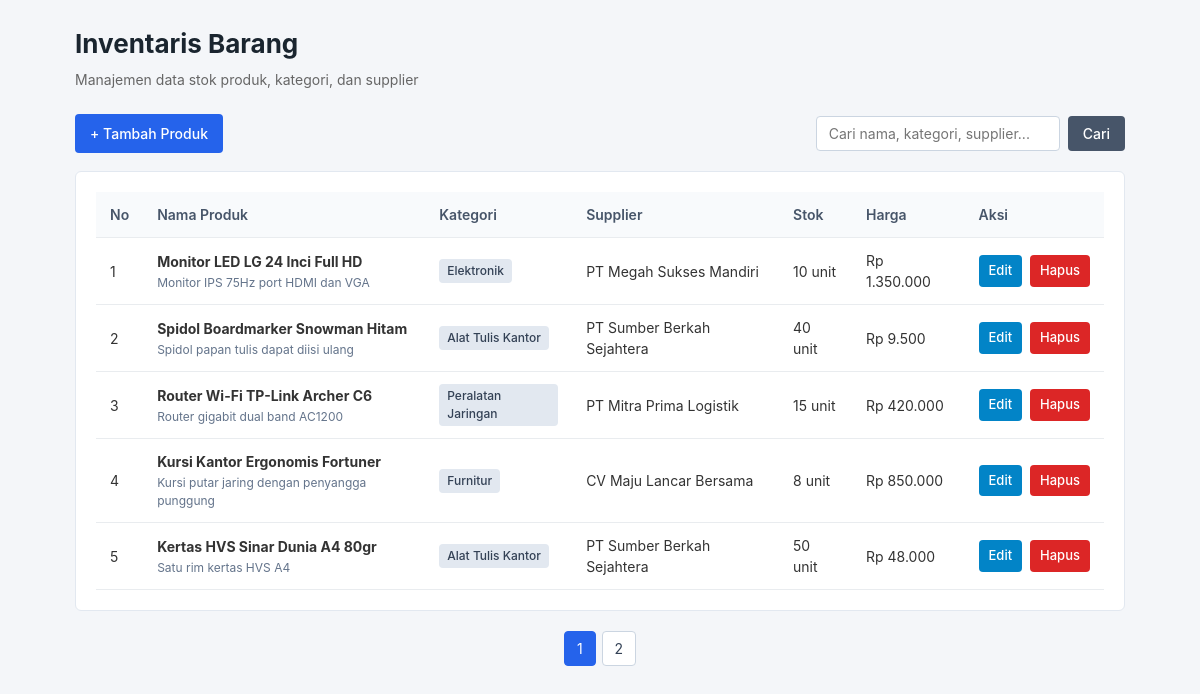
The page / on the database its author committed.
### tables this page shows
CREATE TABLE produk (
    id INT AUTO_INCREMENT PRIMARY KEY,
    nama_produk VARCHAR(150) NOT NULL,
    id_kategori INT NOT NULL,
    id_supplier INT NOT NULL,
    stok INT NOT NULL,
    harga INT NOT NULL,
    deskripsi TEXT,
    CONSTRAINT fk_produk_kategori FOREIGN KEY (id_kategori) REFERENCES kategori(id) ON UPDATE CASCADE ON DELETE RESTRICT,
    CONSTRAINT fk_produk_supplier FOREIGN KEY (id_supplier) REFERENCES supplier(id) ON UPDATE CASCADE ON DELETE RESTRICT
);

CREATE TABLE kategori (
    id INT AUTO_INCREMENT PRIMARY KEY,
    nama_kategori VARCHAR(100) NOT NULL
);

CREATE TABLE supplier (
    id INT AUTO_INCREMENT PRIMARY KEY,
    nama_supplier VARCHAR(100) NOT NULL,
    no_telp VARCHAR(20) NOT NULL,
    alamat TEXT NOT NULL
);

### index.php (the view, shortened to what this page needs)
<?php
$pdo = Database::getInstance()->getConnection();
$keyword = isset($_GET['cari']) ? trim($_GET['cari']) : '';
$halaman = isset($_GET['halaman']) ? (int)$_GET['halaman'] : 1;
$limit = 5;
$offset = ($halaman - 1) * $limit;
if ($keyword !== '') {
    $countSql = "SELECT COUNT(*) FROM produk p
                 JOIN kategori k ON p.id_kategori = k.id
                 JOIN supplier s ON p.id_supplier = s.id
                 WHERE p.nama_produk LIKE :keyword
                    OR k.nama_kategori LIKE :keyword
                    OR s.nama_supplier LIKE :keyword";
    $countStmt = $pdo->prepare($countSql);
    $countStmt->execute([':keyword' => '%' . $keyword . '%']);
    $totalData = $countStmt->fetchColumn();
    $sql = "SELECT p.*, k.nama_kategori, s.nama_supplier
            FROM produk p
            JOIN kategori k ON p.id_kategori = k.id
            JOIN supplier s ON p.id_supplier = s.id
            WHERE p.nama_produk LIKE :keyword
               OR k.nama_kategori LIKE :keyword
               OR s.nama_supplier LIKE :keyword
            ORDER BY p.id DESC
            LIMIT :limit OFFSET :offset";
    $stmt = $pdo->prepare($sql);
    $stmt->bindValue(':keyword', '%' . $keyword . '%', PDO::PARAM_STR);
    $stmt->bindValue(':limit', $limit, PDO::PARAM_INT);
    $stmt->bindValue(':offset', $offset, PDO::PARAM_INT);
    $stmt->execute();
    $produkList = $stmt->fetchAll();
} else {
    $totalData = $pdo->query("SELECT COUNT(*) FROM produk")->fetchColumn();
    $sql = "SELECT p.*, k.nama_kategori, s.nama_supplier
            FROM produk p
            JOIN kategori k ON p.id_kategori = k.id
            JOIN supplier s ON p.id_supplier = s.id
            ORDER BY p.id DESC
            LIMIT :limit OFFSET :offset";
    $stmt = $pdo->prepare($sql);
    $stmt->bindValue(':limit', $limit, PDO::PARAM_INT);
    $stmt->bindValue(':offset', $offset, PDO::PARAM_INT);
    $stmt->execute();
    $produkList = $stmt->fetchAll();
}
$totalHalaman = ceil($totalData / $limit);
?>
<!DOCTYPE html>
<html lang="id">
<head>
    <link rel="stylesheet" href="style.css">
</head>
<body>
    <div class="container">
        <header class="header">
            <h1>Inventaris Barang</h1>
            <p>Manajemen data stok produk, kategori, dan supplier</p>
        </header>
        <div class="toolbar">
            <a href="tambah.php" class="btn btn-primary">+ Tambah Produk</a>
            <form action="index.php" method="GET" class="search-form">
                <input type="text" name="cari" placeholder="Cari nama, kategori, supplier..." value="<?php echo htmlspecialchars($keyword); ?>">
                <button type="submit" class="btn btn-secondary">Cari</button>
            </form>
        </div>
        <div class="card">
            <table class="table">
                <thead>
                    <tr>
                        <th>No</th>
                        <th>Nama Produk</th>
                        <th>Kategori</th>
                        <th>Supplier</th>
                        <th>Stok</th>
                        <th>Harga</th>
                        <th>Aksi</th>
                    </tr>
                </thead>
                <tbody>
                    <?php if (count($produkList) > 0): ?>
                        <?php $no = $offset + 1; ?>
                        <?php foreach ($produkList as $item): ?>
                            <tr>
                                <td><?php echo $no++; ?></td>
                                <td>
                                    <strong><?php echo htmlspecialchars($item['nama_produk']); ?></strong>
                                    <?php if (!empty($item['deskripsi'])): ?>
                                        <div class="text-muted"><?php echo htmlspecialchars($item['deskripsi']); ?></div>
                                    <?php endif; ?>
                                </td>
                                <td><span class="badge"><?php echo htmlspecialchars($item['nama_kategori']); ?></span></td>
                                <td><?php echo htmlspecialchars($item['nama_supplier']); ?></td>
                                <td><?php echo htmlspecialchars($item['stok']); ?> unit</td>
                                <td>Rp <?php echo number_format($item['harga'], 0, ',', '.'); ?></td>
                                <td class="actions">
                                    <a href="edit.php?id=<?php echo (int)$item['id']; ?>" class="btn btn-sm btn-edit">Edit</a>
                                    <a href="hapus.php?id=<?php echo (int)$item['id']; ?>" class="btn btn-sm btn-delete" onclick="return confirm('Apakah Anda yakin ingin menghapus produk <?php echo htmlspecialchars(addslashes($item['nama_produk'])); ?>?');">Hapus</a>
                                </td>
                            </tr>
                        <?php endforeach; ?>
                    <?php else: ?>
                        <tr>
                            <td colspan="7" class="text-center">Belum ada data produk yang ditemukan.</td>
                        </tr>
                    <?php endif; ?>
                </tbody>
            </table>
        </div>
        <?php if ($totalHalaman > 1): ?>
            <div class="pagination">
                <?php for ($i = 1; $i <= $totalHalaman; $i++): ?>
                    <a href="index.php?halaman=<?php echo $i; ?><?php echo $keyword !== '' ? '&cari=' . urlencode($keyword) : ''; ?>" class="page-link <?php echo $i === $halaman ? 'active' : ''; ?>">
                        <?php echo $i; ?>
                    </a>
                <?php endfor; ?>
            </div>
        <?php endif; ?>
    </div>
</body>
</html>

### style.css (style rules this page uses)
* { box-sizing: border-box; margin: 0; padding: 0; font-family: -apple-system, BlinkMacSystemFont, "Segoe UI", Roboto, Helvetica, Arial, sans-serif; }
body { background-color: #f4f6f9; color: #333333; line-height: 1.5; padding: 24px 16px; }
.container { max-width: 1050px; margin: 0 auto; }
.header { margin-bottom: 24px; }
.header h1 { font-size: 26px; font-weight: 700; color: #1a252f; margin-bottom: 6px; }
.header p { color: #666666; font-size: 14px; }
.toolbar { display: flex; justify-content: space-between; align-items: center; gap: 16px; margin-bottom: 18px; flex-wrap: wrap; }
.search-form { display: flex; gap: 8px; }
.search-form input { padding: 8px 12px; border: 1px solid #ced4da; border-radius: 4px; font-size: 14px; width: 240px; }
.card { background: #ffffff; border: 1px solid #e2e8f0; border-radius: 6px; padding: 20px; margin-bottom: 20px; overflow-x: auto; }
.table { width: 100%; border-collapse: collapse; font-size: 14px; text-align: left; }
.table th, .table td { padding: 12px 14px; border-bottom: 1px solid #e9ecef; vertical-align: middle; }
.table th { background-color: #f8fafc; color: #475569; font-weight: 600; }
.badge { display: inline-block; padding: 3px 8px; font-size: 12px; font-weight: 500; border-radius: 4px; background-color: #e2e8f0; color: #334155; }
.text-muted { font-size: 12px; color: #64748b; margin-top: 2px; }
.actions { white-space: nowrap; }
.btn { display: inline-block; padding: 8px 14px; font-size: 14px; font-weight: 500; text-decoration: none; border-radius: 4px; border: 1px solid transparent; cursor: pointer; }
.btn-primary { background-color: #2563eb; color: #ffffff; }
.btn-secondary { background-color: #475569; color: #ffffff; }
.btn-sm { padding: 5px 9px; font-size: 13px; }
.btn-edit { background-color: #0284c7; color: #ffffff; margin-right: 4px; }
.btn-delete { background-color: #dc2626; color: #ffffff; }
input[type="text"], input[type="number"], select, textarea { width: 100%; padding: 8px 12px; border: 1px solid #cbd5e1; border-radius: 4px; font-size: 14px; background-color: #ffffff; }
.pagination { display: flex; justify-content: center; gap: 6px; margin-top: 16px; }
.page-link { display: inline-block; padding: 6px 12px; background: #ffffff; border: 1px solid #cbd5e1; color: #334155; text-decoration: none; border-radius: 4px; font-size: 14px; }
.page-link.active { background: #2563eb; color: #ffffff; border-color: #2563eb; }

### rows shown on the page
produk: nama_produk "Monitor LED LG 24 Inci Full HD", deskripsi "Monitor IPS 75Hz port HDMI dan VGA", id_kategori.nama_kategori "Elektronik", id_supplier.nama_supplier "PT Megah Sukses Mandiri", stok "10", harga "1.350.000"
produk: nama_produk "Spidol Boardmarker Snowman Hitam", deskripsi "Spidol papan tulis dapat diisi ulang", id_kategori.nama_kategori "Alat Tulis Kantor", id_supplier.nama_supplier "PT Sumber Berkah Sejahtera", stok "40", harga "9.500"
produk: nama_produk "Router Wi-Fi TP-Link Archer C6", deskripsi "Router gigabit dual band AC1200", id_kategori.nama_kategori "Peralatan Jaringan", id_supplier.nama_supplier "PT Mitra Prima Logistik", stok "15", harga "420.000"
produk: nama_produk "Kursi Kantor Ergonomis Fortuner", deskripsi "Kursi putar jaring dengan penyangga punggung", id_kategori.nama_kategori "Furnitur", id_supplier.nama_supplier "CV Maju Lancar Bersama", stok "8", harga "850.000"
produk: nama_produk "Kertas HVS Sinar Dunia A4 80gr", deskripsi "Satu rim kertas HVS A4", id_kategori.nama_kategori "Alat Tulis Kantor", id_supplier.nama_supplier "PT Sumber Berkah Sejahtera", stok "50", harga "48.000"
